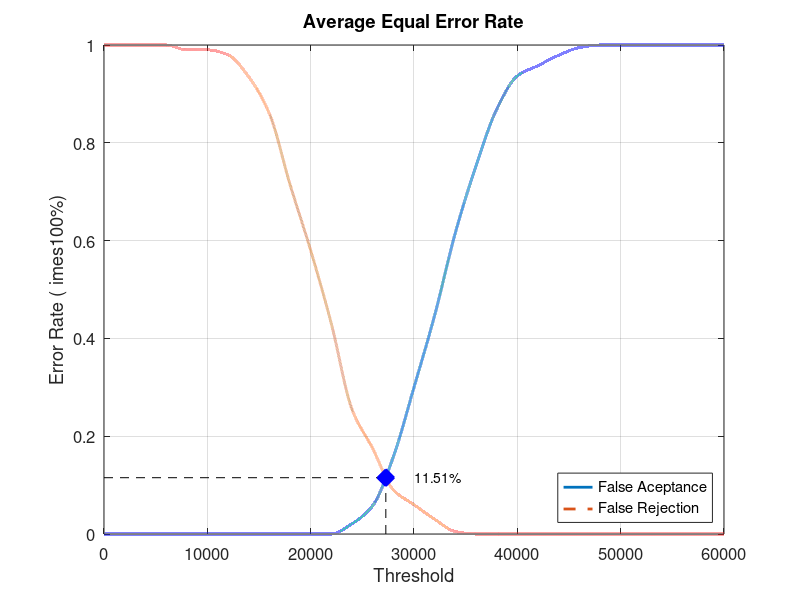
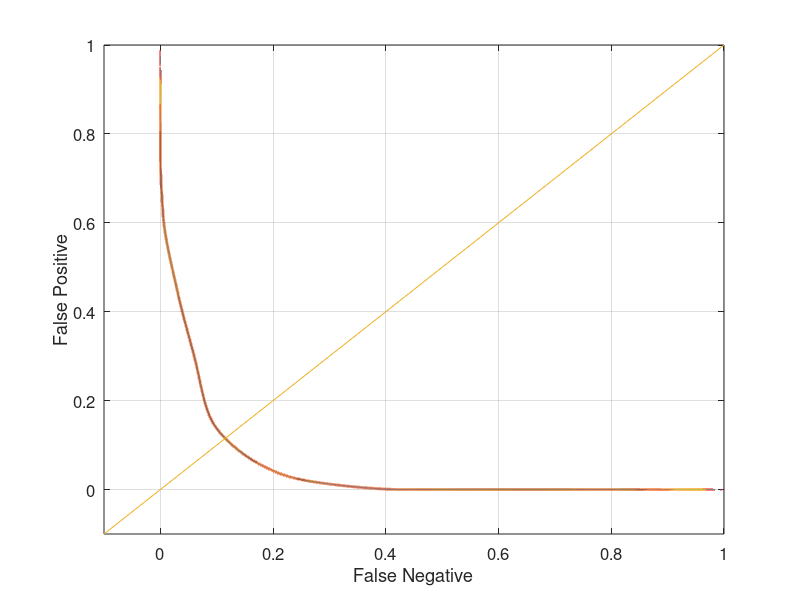

Here is the MATLAB script that generated these plots, in order:
close all;
clear;
clc;
x = 0:2000:60000;
xq = 0:0.5:60000;

y0 = [0 0 0 0 0 0 0 0 0 0 0 0 0.0210526 0.0578947 0.157895 0.3 0.447368 0.615789 0.752632 0.868421 0.936842 0.957895 0.978947 0.994737 1 1 1 1 1 1 1]
yy0 = interp1(x, y0, xq, 'pchip');
y1 = [1 1 1 1 0.99 0.99 0.98 0.935 0.86 0.715 0.58 0.43 0.255 0.175 0.09 0.06 0.03 0.005 0 0 0 0 0 0 0 0 0 0 0 0 0]
yy1 = interp1(x, y1, xq, 'pchip');

% Calculating EER: 
y2 = abs(y0 - y1);
find(y2 == min(y2))
yy2 = abs(yy0 - yy1);
xEER = find(yy2 == min(yy2));
xEERIndex = xq(xEER) % X-axis EER
yEER = yy0(xEER) % Y-axis EER

main = figure
plot(xq, yy0,'-','LineWidth', 2);	hold on
plot(xq, yy1,'--','LineWidth', 2);	hold on
plot([xEERIndex xEERIndex], [0 yEER], 'k--');	hold on
plot([0 xEERIndex], [yEER yEER], 'k--');	hold on
plot(xEERIndex, yEER, 'bx', 'LineWidth', 10);	hold on
text(xEERIndex + 10 * xEERIndex / 100, yEER, [num2str(round((10000 * yEER)) / 100) '%'])
legend('False Aceptance', 'False Rejection', 'Location', 'SouthEast')
xlabel('Threshold')
ylabel('Error Rate (	imes100%)')
title('Average Equal Error Rate')
set(gca, 'FontSize', 12)
axis([0 60000 0 1])
grid on

print(main, 'Database1_2Main', '-dpng');
FNRxFPR = figure('Color', [1 1 1]);
plot(yy1, yy0, '-', yy1, yy0, 'LineWidth', 2);
hold on
y = -0.1:0.1:1
plot(y, y); 
set(gca, 'FontSize', 12)
xlabel('False Negative')
ylabel('False Positive')
axis([-0.1 1 -0.1 1])
set(gca, 'FontSize', 12)
grid on

print(FNRxFPR, 'Database1_2FNRxFPR','-dpng');
